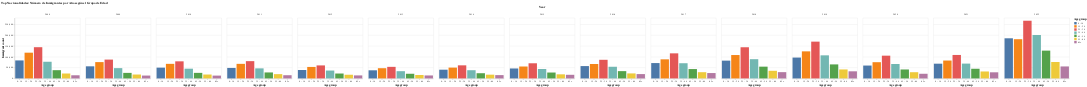

Notebook source saved alongside this figure:
### Markdown cell above
**Distribución de Inmigrantes por Grupo de Edad según el Año**

### Code cell
# Filtrar, agrupar y sumar inmigrantes según año y grupo de edad
edad_por_año = df[(df['Age group'] != 'All') & (df['Sex'] != 'Both')].groupby(['Year', 'Age group'])['Immigrant count'].sum().reset_index()

# Graficar cantidad total de inmigrantes por grupo de edad en cada año
alt.Chart(edad_por_año, height = 250, width = 270).mark_bar()\
    .encode(
    x= alt.X('Age group:O', axis=alt.Axis(labelAngle=-360)),
    y='Immigrant count:Q',
    color='Age group:N',
    column='Year:N',
    tooltip=["Age group","Immigrant count"])\
    .properties(title="Top Nacionalidades: Número de Inmigrantes por Año según el Grupo de Edad")

### Figure 1 — Vega-Lite specification as saved in the notebook (floating-point values rounded to 4 significant figures)
{"config": {"view": {"continuousWidth": 300, "continuousHeight": 300}}, "data": {"name": "data-76a675a27f6a7a15dc0e183b37b74eb2"}, "mark": {"type": "bar"}, "encoding": {"color": {"field": "Age group", "type": "nominal"}, "column": {"field": "Year", "type": "nominal"}, "tooltip": [{"field": "Age group", "type": "nominal"}, {"field": "Immigrant count", "type": "quantitative"}], "x": {"axis": {"labelAngle": -360}, "field": "Age group", "type": "ordinal"}, "y": {"field": "Immigrant count", "type": "quantitative"}}, "height": 250, "title": "Top Nacionalidades: Número de Inmigrantes por Año según el Grupo de Edad", "width": 270, "$schema": "https://vega.github.io/schema/vega-lite/v5.8.0.json", "datasets": {"data-76a675a27f6a7a15dc0e183b37b74eb2": [{"Year": 2008, "Age group": "0 - 14", "Immigrant count": 83247}, {"Year": 2008, "Age group": "15 - 24", "Immigrant count": 119071}, {"Year": 2008, "Age group": "25 - 34", "Immigrant count": 144448}, {"Year": 2008, "Age group": "35 - 44", "Immigrant count": 77084}, {"Year": 2008, "Age group": "45 - 54", "Immigrant count": 38087}, {"Year": 2008, "Age group": "55 - 64", "Immigrant count": 22710}, {"Year": 2008, "Age group": "65+", "Immigrant count": 14473}, {"Year": 2009, "Age group": "0 - 14", "Immigrant count": 55943}, {"Year": 2009, "Age group": "15 - 24", "Immigrant count": 75457}, {"Year": 2009, "Age group": "25 - 34", "Immigrant count": 87115}, {"Year": 2009, "Age group": "35 - 44", "Immigrant count": 47564}, {"Year": 2009, "Age group": "45 - 54", "Immigrant count": 25579}, {"Year": 2009, "Age group": "55 - 64", "Immigrant count": 17978}, {"Year": 2009, "Age group": "65+", "Immigrant count": 13174}, {"Year": 2010, "Age group": "0 - 14", "Immigrant count": 49841}, {"Year": 2010, "Age group": "15 - 24", "Immigrant count": 67407}, {"Year": 2010, "Age group": "25 - 34", "Immigrant count": 79037}, {"Year": 2010, "Age group": "35 - 44", "Immigrant count": 45031}, {"Year": 2010, "Age group": "45 - 54", "Immigrant count": 25650}, {"Year": 2010, "Age group": "55 - 64", "Immigrant count": 17954}, {"Year": 2010, "Age group": "65+", "Immigrant count": 13012}, {"Year": 2011, "Age group": "0 - 14", "Immigrant count": 48425}, {"Year": 2011, "Age group": "15 - 24", "Immigrant count": 67397}, {"Year": 2011, "Age group": "25 - 34", "Immigrant count": 79897}, {"Year": 2011, "Age group": "35 - 44", "Immigrant count": 46468}, {"Year": 2011, "Age group": "45 - 54", "Immigrant count": 27627}, {"Year": 2011, "Age group": "55 - 64", "Immigrant count": 19761}, {"Year": 2011, "Age group": "65+", "Immigrant count": 14757}, {"Year": 2012, "Age group": "0 - 14", "Immigrant count": 38973}, {"Year": 2012, "Age group": "15 - 24", "Immigrant count": 53089}, {"Year": 2012, "Age group": "25 - 34", "Immigrant count": 60130}, {"Year": 2012, "Age group": "35 - 44", "Immigrant count": 36440}, {"Year": 2012, "Age group": "45 - 54", "Immigrant count": 22622}, {"Year": 2012, "Age group": "55 - 64", "Immigrant count": 16923}, {"Year": 2012, "Age group": "65+", "Immigrant count": 13882}, {"Year": 2013, "Age group": "0 - 14", "Immigrant count": 37502}, {"Year": 2013, "Age group": "15 - 24", "Immigrant count": 47199}, {"Year": 2013, "Age group": "25 - 34", "Immigrant count": 53484}, {"Year": 2013, "Age group": "35 - 44", "Immigrant count": 33430}, {"Year": 2013, "Age group": "45 - 54", "Immigrant count": 21497}, {"Year": 2013, "Age group": "55 - 64", "Immigrant count": 15764}, {"Year": 2013, "Age group": "65+", "Immigrant count": 13684}, {"Year": 2014, "Age group": "0 - 14", "Immigrant count": 40335}, {"Year": 2014, "Age group": "15 - 24", "Immigrant count": 50017}, {"Year": 2014, "Age group": "25 - 34", "Immigrant count": 60475}, {"Year": 2014, "Age group": "35 - 44", "Immigrant count": 37965}, {"Year": 2014, "Age group": "45 - 54", "Immigrant count": 24014}, {"Year": 2014, "Age group": "55 - 64", "Immigrant count": 17305}, {"Year": 2014, "Age group": "65+", "Immigrant count": 15258}, {"Year": 2015, "Age group": "0 - 14", "Immigrant count": 45977}, {"Year": 2015, "Age group": "15 - 24", "Immigrant count": 55063}, {"Year": 2015, "Age group": "25 - 34", "Immigrant count": 70029}, {"Year": 2015, "Age group": "35 - 44", "Immigrant count": 43639}, {"Year": 2015, "Age group": "45 - 54", "Immigrant count": 27209}, {"Year": 2015, "Age group": "55 - 64", "Immigrant count": 18891}, {"Year": 2015, "Age group": "65+", "Immigrant count": 16700}, {"Year": 2016, "Age group": "0 - 14", "Immigrant count": 57049}, {"Year": 2016, "Age group": "15 - 24", "Immigrant count": 66787}, {"Year": 2016, "Age group": "25 - 34", "Immigrant count": 86143}, {"Year": 2016, "Age group": "35 - 44", "Immigrant count": 53934}, {"Year": 2016, "Age group": "45 - 54", "Immigrant count": 33657}, {"Year": 2016, "Age group": "55 - 64", "Immigrant count": 23120}, {"Year": 2016, "Age group": "65+", "Immigrant count": 19991}, {"Year": 2017, "Age group": "0 - 14", "Immigrant count": 71018}, {"Year": 2017, "Age group": "15 - 24", "Immigrant count": 88279}, {"Year": 2017, "Age group": "25 - 34", "Immigrant count": 116001}, {"Year": 2017, "Age group": "35 - 44", "Immigrant count": 70249}, {"Year": 2017, "Age group": "45 - 54", "Immigrant count": 43264}, {"Year": 2017, "Age group": "55 - 64", "Immigrant count": 28766}, {"Year": 2017, "Age group": "65+", "Immigrant count": 24791}, {"Year": 2018, "Age group": "0 - 14", "Immigrant count": 82272}, {"Year": 2018, "Age group": "15 - 24", "Immigrant count": 108181}, {"Year": 2018, "Age group": "25 - 34", "Immigrant count": 144182}, {"Year": 2018, "Age group": "35 - 44", "Immigrant count": 88960}, {"Year": 2018, "Age group": "45 - 54", "Immigrant count": 54403}, {"Year": 2018, "Age group": "55 - 64", "Immigrant count": 35251}, {"Year": 2018, "Age group": "65+", "Immigrant count": 28978}, {"Year": 2019, "Age group": "0 - 14", "Immigrant count": 96467}, {"Year": 2019, "Age group": "15 - 24", "Immigrant count": 125189}, {"Year": 2019, "Age group": "25 - 34", "Immigrant count": 170179}, {"Year": 2019, "Age group": "35 - 44", "Immigrant count": 106803}, {"Year": 2019, "Age group": "45 - 54", "Immigrant count": 64828}, {"Year": 2019, "Age group": "55 - 64", "Immigrant count": 41463}, {"Year": 2019, "Age group": "65+", "Immigrant count": 32840}, {"Year": 2020, "Age group": "0 - 14", "Immigrant count": 59509}, {"Year": 2020, "Age group": "15 - 24", "Immigrant count": 75014}, {"Year": 2020, "Age group": "25 - 34", "Immigrant count": 105257}, {"Year": 2020, "Age group": "35 - 44", "Immigrant count": 66748}, {"Year": 2020, "Age group": "45 - 54", "Immigrant count": 41328}, {"Year": 2020, "Age group": "55 - 64", "Immigrant count": 28669}, {"Year": 2020, "Age group": "65+", "Immigrant count": 21508}, {"Year": 2021, "Age group": "0 - 14", "Immigrant count": 68164}, {"Year": 2021, "Age group": "15 - 24", "Immigrant count": 82709}, {"Year": 2021, "Age group": "25 - 34", "Immigrant count": 108552}, {"Year": 2021, "Age group": "35 - 44", "Immigrant count": 68518}, {"Year": 2021, "Age group": "45 - 54", "Immigrant count": 44672}, {"Year": 2021, "Age group": "55 - 64", "Immigrant count": 32083}, {"Year": 2021, "Age group": "65+", "Immigrant count": 28255}, {"Year": 2022, "Age group": "0 - 14", "Immigrant count": 185658}, {"Year": 2022, "Age group": "15 - 24", "Immigrant count": 181408}, {"Year": 2022, "Age group": "25 - 34", "Immigrant count": 266970}, {"Year": 2022, "Age group": "35 - 44", "Immigrant count": 201005}, {"Year": 2022, "Age group": "45 - 54", "Immigrant count": 128616}, {"Year": 2022, "Age group": "55 - 64", "Immigrant count": 75952}, {"Year": 2022, "Age group": "65+", "Immigrant count": 55393}]}}
